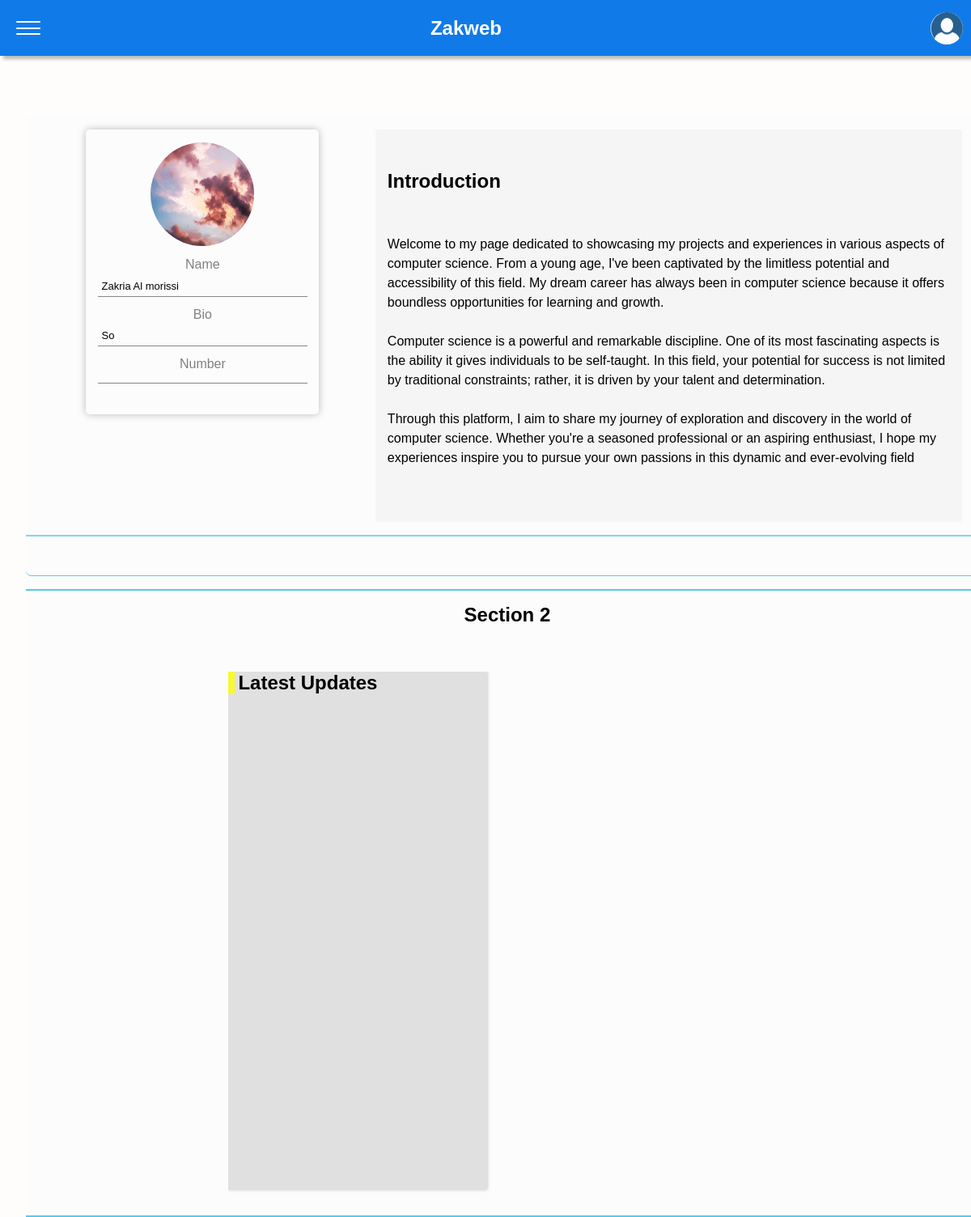
The app's page / (signed in) with its own data.
### main/models.py (models this page shows, shortened)
class Myprofile(models.Model):
    name = models.OneToOneField(User,on_delete=models.CASCADE,verbose_name="Name")
    profile = models.ImageField(upload_to='private/images/',blank=True)
    bio = models.CharField(max_length=75)
    link = models.URLField(blank=True)
    link_2 = models.URLField(blank=True)
    phone_number = models.CharField(max_length=20, blank=True)
    class Meta:
        verbose_name = 'Profile'
        verbose_name_plural = 'Profiles'

class Introduction(models.Model):
    CHOICES = [
        ('PI','Page Introduction'),
        ('PR','Project Introduction'),
        ('PO', 'Post Introduction')
    ]
    category = models.CharField(max_length=5, choices=CHOICES)
    title =  models.CharField(max_length=20)
    text = models.TextField(max_length=10000)

### main/views.py (the view)
# urls.py: path('',views.HomeView.as_view(),name="home"),
class HomeView(ListView):
    template_name = "home/home.html"
    context_object_name = "context"
    def get_queryset(self):
        profile = Myprofile.objects.first()
        introduction = Introduction.objects.first()
        posts = Post.objects.all().order_by('-created_at')
        recent_posts = self.latest_post()
        video_category = posts.filter(category__name__icontains="videos")
        user_image = None
        if self.request.user.is_authenticated:
            user_image = UserProfile.objects.filter(user_profile=self.request.user).first()
        return {
            'myprofile': profile,
            'introduction': introduction,
            'posts': posts,
            'projects': recent_posts,
            'videos': video_category,
            'profile': user_image
        }
    def latest_post(self):
        current_time = timezone.now()
        time_delta = timedelta(days=20)
        recent_posts = Post.objects.filter(created_at__gte=current_time-time_delta)
        recent_posts = recent_posts.order_by("-created_at")[:10]
        return recent_posts

### main/templates/home/home.html (shortened to what this page needs)
{% extends "home/layout.html" %}
{% block main %}
<section class="section">
    <div class="myprofile">
        <img src="{{context.myprofile.profile.url}}" alt="">
        <label for="name">Name</label>
        <p id="name">{{context.myprofile.name.first_name}}</p>
        <label for="bio">Bio</label>
        <p id="bio">{{ context.myprofile.bio }}</p>
        <label for="number">Number</label>
        <p id="number">{{context.myprofile.phone_number}}</p>
    </div>
    <div class="introduction">
        <h2>{{context.introduction.title}}</h2>
        <p>{{context.introduction.text}}</p>
    </div>
</section>
<section class="section-one">
</section>
<section class="section-two">
    <h1>Section 2</h1>
    <div class="section-two-container">
        <div class="left-container">
            <h1>Latest Updates</h1>
        </div>
    </div>
</section>
{% endblock %}

### main/static/css/home.css (style rules this page uses)
:root { --bg-color: rgba(255, 251, 251, 0.726); --shadow-color: rgb(184, 184, 184); --nav-bg-color: rgb(17, 122, 233); --main-bg-color: rgba(252, 252, 252, 0.63); --text-color: white; --body-text-color: black; --log-color: rgba(0, 166, 255, 0.828); }
* { padding: 0; margin: 0; box-sizing: border-box; overflow-x: hidden; }
body { display: block; font-family: Arial, Helvetica, sans-serif; background-color: var(--bg-color); color: var(--body-text-color); width: 100vw; max-width: 100vw; }
.section { display: flex; flex-wrap: wrap; gap: 2%; color: black; border-bottom: 2px solid rgb(127, 212, 251); width: 100vw; padding: 1rem; overflow: hidden; }
.myprofile { background-color: rgba(227, 248, 255, 0); color: var(--body-text-color); position: relative; margin-left: 5%; width: 18rem; min-width: 12rem; height: 22rem; display: flex; flex-direction: column; align-items: center; border-radius: 5px; box-shadow: 0px 0px 10px var(--shadow-color); }
.myprofile img { margin-top: 1rem; margin-bottom: 0.9rem; width: 8rem; height: 8rem; border-radius: 50%; object-fit: cover; }
.myprofile label { color: gray; }
.myprofile p { margin-top: 0.3rem; margin-bottom: 0.8rem; width: 90%; padding: 0.3rem; font-size: small; cursor: pointer; border-bottom: 1px solid rgba(134, 134, 134, 0.983); }
.introduction { background-color: whitesmoke; margin-left: 4%; width: 62%; border-radius: 4px; padding: 0.9rem; white-space: pre-wrap; }
.introduction h2 { margin-bottom: 1rem; }
.introduction p { position: relative; width: 100%; line-height: 1.5rem; line-break: auto; margin-bottom: 1rem; }
.section-one { display: grid; grid-auto-flow: column; gap: 0.5rem; width: 100vw; border-bottom: 1px solid rgb(86, 202, 237); padding: 1rem; border-radius: 7px; overflow-x: scroll; }
.section-two { border-top: 2px solid rgb(86, 202, 237); border-bottom: 2px solid rgb(86, 202, 237); padding: 1rem; width: 100vw; height: fit-content; }
.section-two h1 { position: relative; left: 45%; }
.section-two-container { display: flex; flex-wrap: wrap; gap: 2%; width: 100%; height: 100%; margin-top: 3.5rem; margin-left: 20%; margin-right: 20%; }
.left-container { display: flex; flex-direction: column; height: 40rem; width: 20rem; margin-bottom: 1rem; min-width: 17rem; background-color: rgba(176, 176, 176, 0.37); box-shadow: 0px 0px 4px var(--shadow-color); }
.left-container h1 { position: relative; left: 0; border-left: 0.5rem solid rgba(255, 255, 0, 0.778); padding-left: 0.3rem; margin-bottom: 0.5rem; }

### records on screen
Myprofile: myprofile.profile (picture), myprofile.name.first_name "Zakria Al morissi", myprofile.bio "So"
Introduction: introduction "Introduction", introduction.text "Welcome to my page dedicated to showcasing my projects and experiences in various aspects of computer science. From a young age, I've been captivated by the limitless potential and accessibility of this field. My dream career has always been in computer science because it offers boundless opportunities for learning and growth. Computer science is a powerful and remarkable discipline. One of its most fascinating aspects is the ability it gives individuals to be self-taught. In this field, your potential for success is not limited by traditional constraints; rather, it is driven by your talent and determination. Through this platform, I aim to share my journey of exploration and discovery in…"
